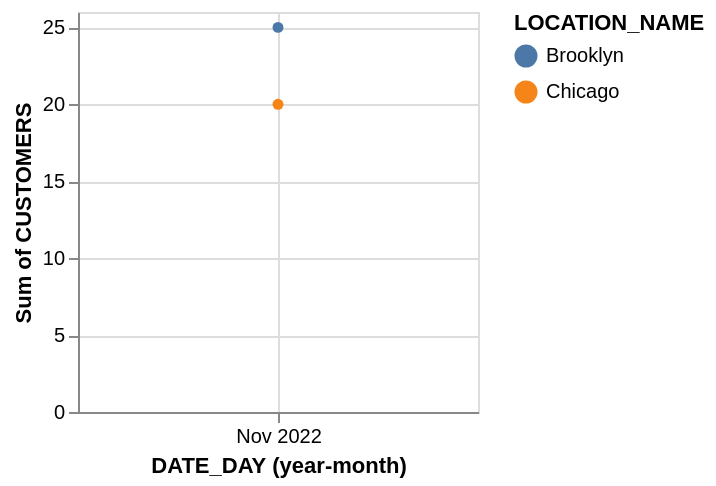

The specification (Vega-Lite) saved for this image:
### Vega specification from a JSON file in a GitHub repository (floating-point values rounded to 4 significant figures)
{"$schema": "https://vega.github.io/schema/vega/v5.json", "background": "white", "padding": 5, "width": 200, "height": 200, "style": "cell", "data": [{"name": "hover_store"}, {"name": "dataframe", "values": [{"DATE_DAY": "2022-11-06", "LOCATION_NAME": "Brooklyn", "CUSTOMERS": 10}, {"DATE_DAY": "2022-11-06", "LOCATION_NAME": "Brooklyn", "CUSTOMERS": 15}, {"DATE_DAY": "2022-11-06", "LOCATION_NAME": "Chicago", "CUSTOMERS": 20}]}, {"name": "data_0", "source": "dataframe", "transform": [{"type": "formula", "expr": "toDate(datum[\"DATE_DAY\"])", "as": "DATE_DAY"}]}, {"name": "data_1", "source": "data_0", "transform": [{"field": "DATE_DAY", "type": "timeunit", "units": ["year", "month"], "as": ["yearmonth_DATE_DAY", "yearmonth_DATE_DAY_end"]}, {"type": "formula", "expr": "datum[\"LOCATION_NAME\"]===\"Brooklyn\" ? 0 : datum[\"LOCATION_NAME\"]===\"Chicago\" ? 1 : datum[\"LOCATION_NAME\"]===\"New Orleans\" ? 2 : datum[\"LOCATION_NAME\"]===\"Philadelphia\" ? 3 : datum[\"LOCATION_NAME\"]===\"San Francisco\" ? 4 : 5", "as": "color_LOCATION_NAME_sort_index"}]}, {"name": "data_2", "source": "data_1", "transform": [{"type": "aggregate", "groupby": ["yearmonth_DATE_DAY", "LOCATION_NAME"], "ops": ["sum"], "fields": ["CUSTOMERS"], "as": ["sum_CUSTOMERS"]}, {"type": "filter", "expr": "(isDate(datum[\"yearmonth_DATE_DAY\"]) || (isValid(datum[\"yearmonth_DATE_DAY\"]) && isFinite(+datum[\"yearmonth_DATE_DAY\"]))) && isValid(datum[\"sum_CUSTOMERS\"]) && isFinite(+datum[\"sum_CUSTOMERS\"])"}]}, {"name": "data_3", "source": "data_0", "transform": [{"type": "filter", "expr": "length(data(\"hover_store\")) && vlSelectionTest(\"hover_store\", datum)"}, {"field": "DATE_DAY", "type": "timeunit", "units": ["year", "month"], "as": ["yearmonth_DATE_DAY", "yearmonth_DATE_DAY_end"]}, {"type": "formula", "expr": "datum[\"LOCATION_NAME\"]===\"Brooklyn\" ? 0 : datum[\"LOCATION_NAME\"]===\"Chicago\" ? 1 : datum[\"LOCATION_NAME\"]===\"New Orleans\" ? 2 : datum[\"LOCATION_NAME\"]===\"Philadelphia\" ? 3 : datum[\"LOCATION_NAME\"]===\"San Francisco\" ? 4 : 5", "as": "color_LOCATION_NAME_sort_index"}]}, {"name": "data_4", "source": "data_3", "transform": [{"type": "aggregate", "groupby": ["yearmonth_DATE_DAY", "LOCATION_NAME"], "ops": ["sum"], "fields": ["CUSTOMERS"], "as": ["sum_CUSTOMERS"]}, {"type": "filter", "expr": "(isDate(datum[\"yearmonth_DATE_DAY\"]) || (isValid(datum[\"yearmonth_DATE_DAY\"]) && isFinite(+datum[\"yearmonth_DATE_DAY\"]))) && isValid(datum[\"sum_CUSTOMERS\"]) && isFinite(+datum[\"sum_CUSTOMERS\"])"}]}, {"name": "data_5", "source": "data_0", "transform": [{"type": "pivot", "field": "LOCATION_NAME", "value": "CUSTOMERS", "groupby": ["DATE_DAY"]}, {"type": "formula", "expr": "toDate(datum[\"DATE_DAY\"])", "as": "DATE_DAY"}, {"field": "DATE_DAY", "type": "timeunit", "units": ["year", "month"], "as": ["yearmonth_DATE_DAY", "yearmonth_DATE_DAY_end"]}, {"type": "aggregate", "groupby": ["yearmonth_DATE_DAY"], "ops": ["sum", "sum"], "fields": ["Brooklyn", "Chicago"], "as": ["sum_Brooklyn", "sum_Chicago"]}, {"type": "filter", "expr": "(isDate(datum[\"yearmonth_DATE_DAY\"]) || (isValid(datum[\"yearmonth_DATE_DAY\"]) && isFinite(+datum[\"yearmonth_DATE_DAY\"])))"}]}, {"name": "data_6", "source": "data_0", "transform": [{"type": "aggregate", "groupby": ["LOCATION_NAME"], "ops": [], "fields": [], "as": []}, {"type": "window", "params": [null], "as": ["rank"], "ops": ["rank"], "fields": [null], "sort": {"field": [], "order": []}}, {"type": "filter", "expr": "datum.rank <= 21"}]}], "signals": [{"name": "unit", "value": {}, "on": [{"events": "mousemove", "update": "isTuple(group()) ? group() : unit"}]}, {"name": "hover", "update": "vlSelectionResolve(\"hover_store\", \"union\", true, true)"}, {"name": "hover_tuple", "on": [{"events": [{"source": "scope", "type": "mouseover", "markname": "layer_0_layer_1_layer_0_voronoi"}], "update": "datum && item().mark.marktype !== 'group' && indexof(item().mark.role, 'legend') < 0 ? {unit: \"layer_0_layer_1_layer_0\", fields: hover_tuple_fields, values: [(item().isVoronoi ? datum.datum : datum)[\"yearmonth_DATE_DAY\"]]} : null", "force": true}, {"events": [{"source": "view", "type": "mouseout"}], "update": "null"}]}, {"name": "hover_tuple_fields", "value": [{"type": "E", "field": "yearmonth_DATE_DAY"}]}, {"name": "hover_toggle", "value": false, "on": [{"events": [{"source": "scope", "type": "mouseover", "markname": "layer_0_layer_1_layer_0_voronoi"}], "update": "event.shiftKey"}, {"events": [{"source": "view", "type": "mouseout"}], "update": "false"}]}, {"name": "hover_modify", "on": [{"events": {"signal": "hover_tuple"}, "update": "modify(\"hover_store\", hover_toggle ? null : hover_tuple, hover_toggle ? null : true, hover_toggle ? hover_tuple : null)"}]}], "marks": [{"name": "layer_0_layer_0_layer_0_marks", "type": "symbol", "clip": true, "style": ["point"], "interactive": false, "from": {"data": "data_2"}, "encode": {"update": {"fill": {"scale": "color", "field": "LOCATION_NAME"}, "opacity": {"value": 1}, "ariaRoleDescription": {"value": "point"}, "description": {"signal": "\"DATE_DAY (year-month): \" + (timeFormat(datum[\"yearmonth_DATE_DAY\"], timeUnitSpecifier([\"year\",\"month\"], {\"year-month\":\"%b %Y \",\"year-month-date\":\"%b %d, %Y \"}))) + \"; Sum of CUSTOMERS: \" + (format(datum[\"sum_CUSTOMERS\"], \"\")) + \"; LOCATION_NAME: \" + (isValid(datum[\"LOCATION_NAME\"]) ? datum[\"LOCATION_NAME\"] : \"\"+datum[\"LOCATION_NAME\"])"}, "x": {"scale": "x", "field": "yearmonth_DATE_DAY"}, "y": {"scale": "y", "field": "sum_CUSTOMERS"}}}}, {"name": "layer_0_layer_0_layer_1_marks", "type": "symbol", "style": ["point"], "interactive": false, "from": {"data": "data_4"}, "encode": {"update": {"fill": {"value": "transparent"}, "stroke": {"scale": "color", "field": "LOCATION_NAME"}, "ariaRoleDescription": {"value": "point"}, "description": {"signal": "\"DATE_DAY (year-month): \" + (timeFormat(datum[\"yearmonth_DATE_DAY\"], timeUnitSpecifier([\"year\",\"month\"], {\"year-month\":\"%b %Y \",\"year-month-date\":\"%b %d, %Y \"}))) + \"; Sum of CUSTOMERS: \" + (format(datum[\"sum_CUSTOMERS\"], \"\")) + \"; LOCATION_NAME: \" + (isValid(datum[\"LOCATION_NAME\"]) ? datum[\"LOCATION_NAME\"] : \"\"+datum[\"LOCATION_NAME\"])"}, "x": {"scale": "x", "field": "yearmonth_DATE_DAY"}, "y": {"scale": "y", "field": "sum_CUSTOMERS"}}}}, {"name": "layer_0_layer_1_layer_0_marks", "type": "rule", "style": ["rule"], "interactive": true, "from": {"data": "data_5"}, "encode": {"update": {"stroke": {"value": "#000"}, "opacity": [{"test": "length(data(\"hover_store\")) && vlSelectionTest(\"hover_store\", datum)", "value": 0.3}, {"value": 0}], "tooltip": {"signal": "{\"Sum of Brooklyn\": format(datum[\"sum_Brooklyn\"], \"\"), \"Sum of Chicago\": format(datum[\"sum_Chicago\"], \"\"), \"DATE_DAY (year-month)\": timeFormat(datum[\"yearmonth_DATE_DAY\"], timeUnitSpecifier([\"year\",\"month\"], {\"year-month\":\"%b %Y \",\"year-month-date\":\"%b %d, %Y \"}))}"}, "description": {"signal": "\"DATE_DAY (year-month): \" + (timeFormat(datum[\"yearmonth_DATE_DAY\"], timeUnitSpecifier([\"year\",\"month\"], {\"year-month\":\"%b %Y \",\"year-month-date\":\"%b %d, %Y \"}))) + \"; Sum of Brooklyn: \" + (format(datum[\"sum_Brooklyn\"], \"\")) + \"; Sum of Chicago: \" + (format(datum[\"sum_Chicago\"], \"\"))"}, "x": {"scale": "x", "field": "yearmonth_DATE_DAY"}, "y": {"value": 0}, "y2": {"field": {"group": "height"}}}}}, {"name": "layer_0_layer_1_layer_0_voronoi", "type": "path", "interactive": true, "from": {"data": "layer_0_layer_1_layer_0_marks"}, "encode": {"update": {"fill": {"value": "transparent"}, "strokeWidth": {"value": 0.35}, "stroke": {"value": "transparent"}, "isVoronoi": {"value": true}, "tooltip": {"signal": "{\"Sum of Brooklyn\": format(datum.datum[\"sum_Brooklyn\"], \"\"), \"Sum of Chicago\": format(datum.datum[\"sum_Chicago\"], \"\"), \"DATE_DAY (year-month)\": timeFormat(datum.datum[\"yearmonth_DATE_DAY\"], timeUnitSpecifier([\"year\",\"month\"], {\"year-month\":\"%b %Y \",\"year-month-date\":\"%b %d, %Y \"}))}"}}}, "transform": [{"type": "voronoi", "x": {"expr": "datum.datum.x || 0"}, "y": {"expr": "datum.datum.y || 0"}, "size": [{"signal": "width"}, {"signal": "height"}]}]}, {"name": "aggregate_layer_0885ce6c_6ac3_4e76_bb32_56c73c371811_marks", "type": "rule", "style": ["rule"], "interactive": false, "from": {"data": "data_6"}, "encode": {"update": {}}}], "scales": [{"name": "x", "type": "time", "domain": {"fields": [{"data": "data_2", "field": "yearmonth_DATE_DAY"}, {"data": "data_4", "field": "yearmonth_DATE_DAY"}, {"data": "data_5", "field": "yearmonth_DATE_DAY"}]}, "range": [0, {"signal": "width"}]}, {"name": "y", "type": "linear", "domain": {"fields": [{"data": "data_2", "field": "sum_CUSTOMERS"}, {"data": "data_4", "field": "sum_CUSTOMERS"}]}, "range": [{"signal": "height"}, 0], "nice": true, "zero": true}, {"name": "color", "type": "ordinal", "domain": {"fields": [{"data": "data_1", "field": "LOCATION_NAME"}, {"data": "data_3", "field": "LOCATION_NAME"}], "sort": {"op": "min", "field": "color_LOCATION_NAME_sort_index"}}, "range": ["#4c78a8", "#f58518", "#e45756", "#72b7b2", "#54a24b"], "interpolate": "hcl"}], "axes": [{"scale": "x", "orient": "bottom", "grid": true, "gridScale": "y", "tickCount": {"signal": "ceil(width/40)"}, "domain": false, "labels": false, "aria": false, "maxExtent": 0, "minExtent": 0, "ticks": false, "zindex": 0}, {"scale": "y", "orient": "left", "grid": true, "gridScale": "x", "tickCount": {"signal": "ceil(height/40)"}, "domain": false, "labels": false, "aria": false, "maxExtent": 0, "minExtent": 0, "ticks": false, "zindex": 0}, {"scale": "x", "orient": "bottom", "grid": false, "title": "DATE_DAY (year-month)", "labels": true, "ticks": true, "format": {"signal": "timeUnitSpecifier([\"year\",\"month\"], {\"year-month\":\"%b %Y \",\"year-month-date\":\"%b %d, %Y \"})"}, "labelFlush": true, "labelOverlap": true, "tickCount": {"signal": "ceil(width/40)"}, "zindex": 0}, {"scale": "y", "orient": "left", "grid": false, "title": "Sum of CUSTOMERS", "labels": true, "ticks": true, "labelOverlap": true, "tickCount": {"signal": "ceil(height/40)"}, "zindex": 0}], "legends": [{"fill": "color", "symbolType": "circle", "title": "LOCATION_NAME", "encode": {"symbols": {"update": {"opacity": {"value": 1}}}}, "stroke": "color"}], "config": {"legend": {"orient": "right"}}}
